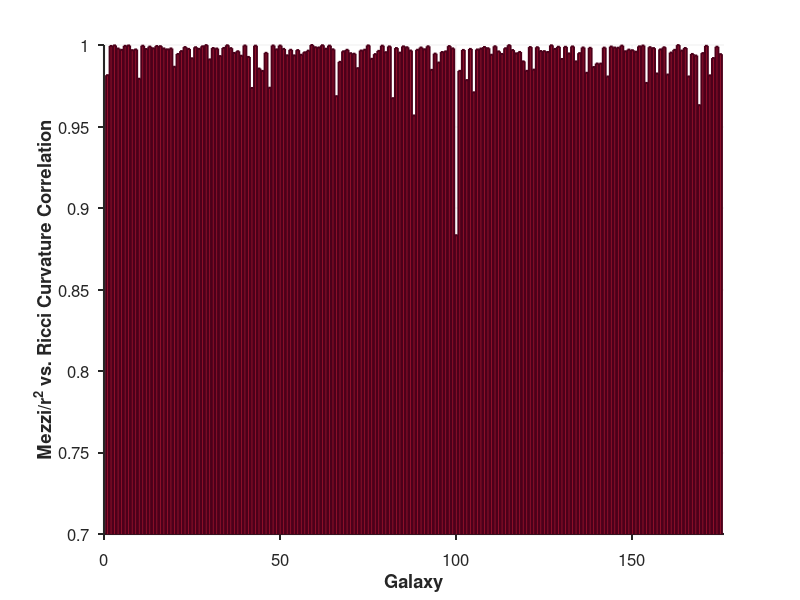
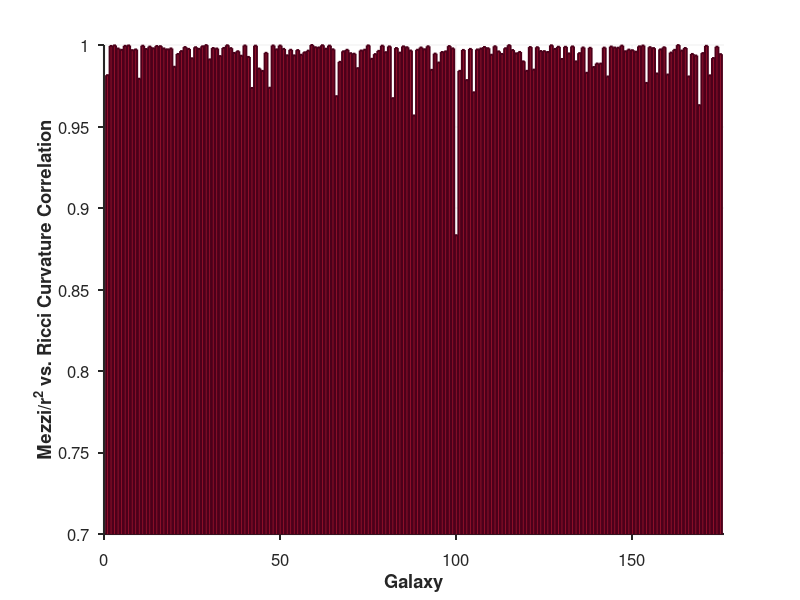
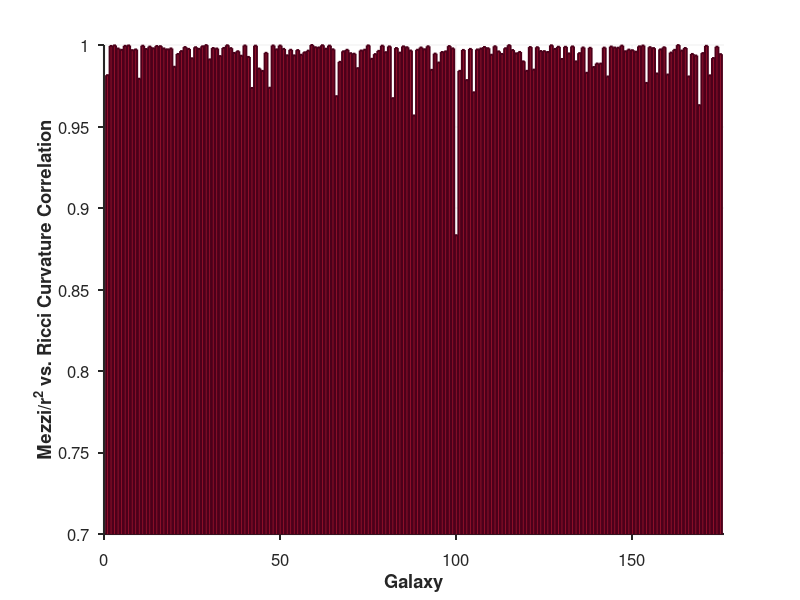
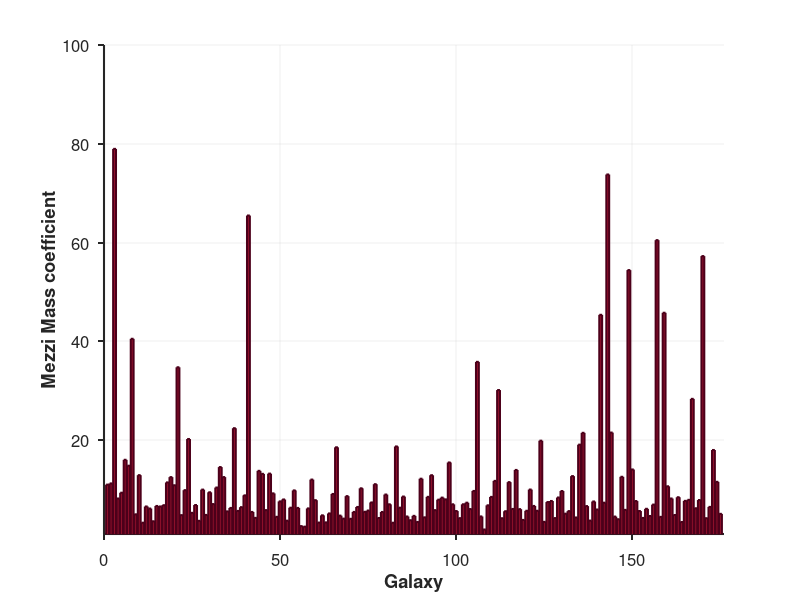

Source code (MATLAB) for these figures, in order: (Note: this script raises an error after producing the figures.)
clc
clear

% Load data from .mat files
load('Coef.mat');  
load('galaxy_mass_properties');

% Create figure with publication-quality dimensions and white background
fig = figure('Position', [100, 100, 800, 600], 'Color', 'w');
hold on;

% Define a refined, publication-quality color scheme
bar_face_color = [0.6350, 0.0780, 0.1840];  % Deep, rich red
bar_edge_color = [0.3, 0.0, 0.1];           % Slightly darker red for edges

% Plot the bar chart with refined styling
% 'BarWidth' is adjusted to prevent overlap when many bars are present.
hBar = bar(corr_M_R_curvatures, 'FaceColor', bar_face_color, ...
    'EdgeColor', bar_edge_color, 'LineWidth', 1.5, 'BarWidth', 0.8);

% Enhance axes labels with bold fonts for clarity
xlabel('Galaxy', 'FontSize', 14, 'FontWeight', 'bold');
ylabel('Mezzi/r^2 vs. Ricci Curvature Correlation', 'FontSize', 14, 'FontWeight', 'bold');

% Customize axes for a clean, professional appearance
set(gca, 'FontSize', 12, 'LineWidth', 1.5, 'TickDir', 'out', 'Box', 'off');
grid on;
set(gca, 'GridLineStyle', '-', 'GridColor', [0.8, 0.8, 0.8]);

% Adjust x-axis limits for visual balance
xlim([0, numel(corr_M_R_curvatures) + 1]);
ylim([0.7 1]);
% Save the figure with high-quality output (300 dpi)
print(fig, 'Galaxy_Correlation_BarChart.png', '-dpng', '-r300');
saveas(fig, 'Galaxy_Correlation_BarChart.jpg');
savefig(fig, 'Galaxy_Correlation_BarChart.fig');

hold off;
close(fig);



% Create figure with publication-quality dimensions and white background
fig = figure('Position', [100, 100, 800, 600], 'Color', 'w');
hold on;

% Define a refined, publication-quality color scheme
bar_face_color = [0.6350, 0.0780, 0.1840];  % Deep, rich red
bar_edge_color = [0.3, 0.0, 0.1];           % Slightly darker red for edges

% Plot the bar chart with refined styling
% 'BarWidth' is adjusted to prevent overlap when many bars are present.
hBar = bar(Mezzi_Mass, 'FaceColor', bar_face_color, ...
    'EdgeColor', bar_edge_color, 'LineWidth', 1.5, 'BarWidth', 0.8);

% Enhance axes labels with bold fonts for clarity
xlabel('Galaxy', 'FontSize', 14, 'FontWeight', 'bold');
ylabel('Mezzi Mass coefficient', 'FontSize', 14, 'FontWeight', 'bold');

% Customize axes for a clean, professional appearance
set(gca, 'FontSize', 12, 'LineWidth', 1.5, 'TickDir', 'out', 'Box', 'off');
grid on;
set(gca, 'GridLineStyle', '-', 'GridColor', [0.8, 0.8, 0.8]);

% Adjust x-axis limits for visual balance
xlim([0, numel(corr_M_R_curvatures) + 1]);
ylim([1 100]);
% Save the figure with high-quality output (300 dpi)
print(fig, 'Mezzi_Mass_coefficient_BarChart.png', '-dpng', '-r300');
saveas(fig, 'Mezzi_Mass_coefficient_BarChart.jpg');
savefig(fig, 'Mezzi_Mass_coefficient_BarChart.fig');

hold off;
close(fig);




for galaxy = 1:length(Mezzi_Mass)

% Create figure with same size and white background
fig = figure('Position', [100 100 800 600], 'Color', 'w');
hold on;

% Replace these with your actual data
X = Mezzi_Scale_curvature{galaxy};       % Your Mezzi/r² data vector
Y = Ricci_curvature{galaxy}; % Your Ricci curvature data vector

% Create scatter plot with styling
scatter(X, Y, 60, 'MarkerEdgeColor', [0.6350, 0.0780, 0.1840],...
    'MarkerFaceColor', [0.9, 0.9, 0.9],...
    'LineWidth', 1.5);

% Calculate linear fit
p = polyfit(X, Y, 1);
y_fit = polyval(p, X);

% Calculate confidence intervals
[~, S] = polyfit(X, Y, 1);
ci = predint(p, X, 0.98);

% Plot fit line and confidence interval
plot(X, y_fit, 'Color', [0.1, 0.2, 0.6], 'LineWidth', 2.5);
fill([X; flipud(X)], [ci(:,1); flipud(ci(:,2))], [0.1, 0.2, 0.6],...
    'FaceAlpha', 0.15, 'EdgeColor', 'none');

% Set axes labels
xlabel('Mezzi Scale Curvature (1/m²)', 'FontSize', 14);
ylabel('Ricci Curvature (1/m²)', 'FontSize', 14);

title(sprintf('Galaxy %d : %s', galaxy, galaxy_names{galaxy}), 'FontSize', 16);

% Set grid and axes properties
grid on;
set(gca, 'GridColor', [0.8, 0.8, 0.8],...
    'FontSize', 12,...
    'LineWidth', 1.5,...
    'Box', 'on');

% Add legend
% legend('Data Points', 'Linear Fit', '98% Confidence Interval','Location', 'north');

% Save the figure
saveas(fig, sprintf('Galaxy_%d_Mezzi_R2_vs_Ricci.jpg', galaxy), 'jpg');

hold off;

close all

end




function ci = predint(p, X, level)
    % Calculate the number of data points
    n = numel(X);
    % Degrees of freedom for linear fit (n - 2)
    df = n - 2;
    
    % Compute predicted values using the linear model
    y_fit = polyval(p, X);
    
    % Retrieve Y from the base workspace (not recommended, but used here for compatibility)
    Y = evalin('base', 'Y');
    
    % Calculate residuals
    residuals = Y - y_fit;
    
    % Estimate the residual standard error (sigma)
    sigma = sqrt(sum(residuals.^2) / df);
    
    % Compute mean of X and sum of squared deviations
    x_bar = mean(X);
    Sxx = sum((X - x_bar).^2);
    
    % Calculate standard error for each prediction
    SE = sigma * sqrt(1/n + (X - x_bar).^2 / Sxx);
    
    % Determine the t-critical value for the given confidence level
    alpha = level;
    t_critical = tinv(1 - alpha/2, df);
    
    % Compute confidence intervals
    delta = t_critical * SE;
    ci = [y_fit - delta, y_fit + delta];
end
